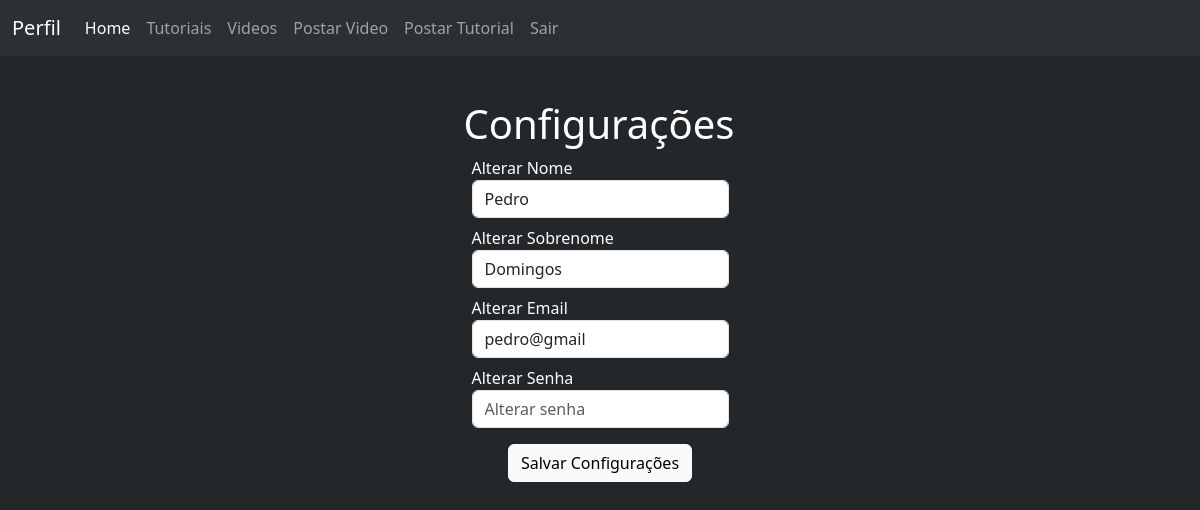
Page /views/config.php?idusuario=1 (signed in) on the committed database.
### tables this page shows
CREATE TABLE `usuario` (
  `idusuario` int(11) NOT NULL,
  `nome` varchar(50) NOT NULL,
  `sobrenome` varchar(80) NOT NULL,
  `foto` varchar(20) NOT NULL,
  `email` varchar(100) NOT NULL,
  `senha` varchar(100) NOT NULL,
  `tipo` varchar(10) NOT NULL
);

### models/Conexao.class.php (called while the page is built)
<?php
	class Conexao
	{
		public function __construct(protected $db = null)
		{
			$parametros = "mysql:host=localhost;dbname=teste;charset=utf8mb4";
			$this->db = new PDO($parametros, "root", "");
		}
	}
?>

### models/usuario.class.php (called while the page is built, shortened)
<?php
    class Usuario extends Conexao
    {
        public function buscar_um_usuario()
		{
			$sql = "SELECT * FROM usuario WHERE idusuario = ?";
			$stm = $this->db->prepare($sql);
			$stm->bindValue(1, $this->idusuario);
			$stm->execute();
			$this->db = null;
			return $stm->fetchAll(PDO::FETCH_OBJ);
		}
    }
?>

### views/config.php (the view, shortened to what this page needs)
<?php
require_once "../models/Conexao.class.php";
require_once "../models/Usuario.class.php";
$usuario = new Usuario($_GET["idusuario"]);
$ret = $usuario->buscar_um_usuario();
?>
<!DOCTYPE html>
<html lang="en">
<head>
    <link href="https://cdn.jsdelivr.net/npm/bootstrap@5.3.2/dist/css/bootstrap.min.css" rel="stylesheet">
</head>
<body style="color: white ;background: #23272A;">
    <?php
        require_once "menu.php";
    ?>
    <section class='container' style='margin-top:100px'>
        <div class="d-flex justify-content-center">
            <form action="" method="POST">
                <h1>Configurações</h1>
                <div class="input-box m-2">
                    <label>Alterar Nome</label>
                    <input type="text" class="form-control" name="nome" placeholder="Alterar nome" required  value="<?php echo $ret[0]->nome;?>">
                </div>
                <div class="input-box m-2">
                    <label>Alterar Sobrenome</label>
                    <input type="text" class="form-control" name="sobrenome" placeholder="Alterar Sobrenome" required  value="<?php echo $ret[0]->sobrenome;?>">
                </div>
                <div class="input-box m-2">
                    <label>Alterar Email</label>
                    <input type="email" class="form-control" name="email" placeholder="Alterar email" required  value="<?php echo $ret[0]->email;?>">
                </div>
                <div class="input-box m-2">
                    <label>Alterar Senha</label>
                    <input type="password" class="form-control" name="senha" placeholder="Alterar senha" required>
                </div>
                <div class="d-flex justify-content-center ">
                    <button type="submit" class="btn btn-light m-2" >Salvar Configurações</a></button>
                </div>
            </form>
        </div>
    </section>
</body>
</html>

### rows in the picture
usuario: nome "Pedro", sobrenome "Domingos", email "pedro@gmail"
